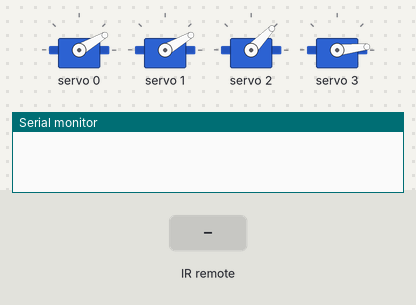
Bench run of a sketch on a simulated Arduino Uno, built with avr-gcc and run on an emulated ATmega328P. Parts: 4 × servo, the last lines printed to the serial monitor. Inputs (shaded band) come from the test bench.

Above: at 1.2 s.
1.3 s: infrared code 0xFF18E7 received
At 1.9 s:
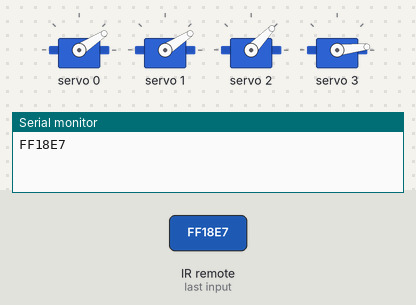
2.8 s: infrared code 0xFF10EF received
At 3.6 s:
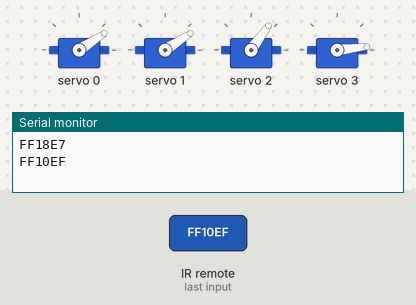
4.4 s: infrared code 0xFF10EF received
At 5.3 s:
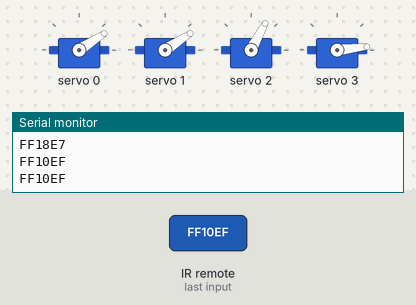
5.9 s: infrared code 0xFF4AB5 received
At 6.9 s:
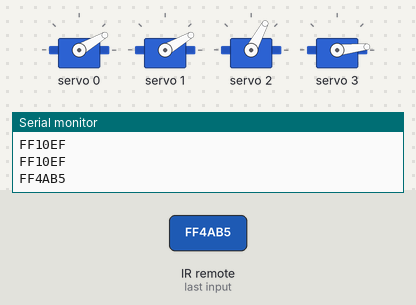
Timing chart, 0 to 8.4 s (numbered marks = the images above; inputs shaded):
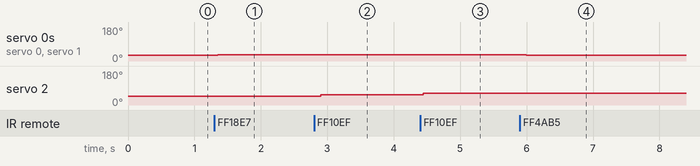

The sketch:

remote_control.ino
```cpp
#include <IRremote.h>
#include <Wire.h>
#include <Adafruit_PWMServoDriver.h>
int RECV_PIN = 10;

Adafruit_PWMServoDriver pwm = Adafruit_PWMServoDriver();
// Depending on your servo make, the pulse width min and max may vary, you
// want these to be as small/large as possible without hitting the hard stop
// for max range. You'll have to tweak them as necessary to match the servos you
// have!
#define SERVOMIN  150 // this is the 'minimum' pulse length count (out of 4096)
#define SERVOMAX  600 // this is the 'maximum' pulse length count (out of 4096)


IRrecv irrecv(RECV_PIN);

decode_results results;

uint16_t pulselen_x=210;
uint16_t pulselen_y=250;
uint16_t pulselen_z=150;

void setup()
{
  Serial.begin(9600);
  irrecv.enableIRIn(); // Start the receiver

  pwm.begin();

  pwm.setPWMFreq(60);  // Analog servos run at ~60 Hz updates

  delay(10);
}

void loop() {
  if (irrecv.decode(&results)) {
    Serial.println(results.value, HEX);
    if (results.value == 0xFF18E7) //上的值
    {
        //first x axis from 210line to 440angle
      pulselen_x+=7;
      if(pulselen_x>=440)
        pulselen_x=440;
      if(pulselen_x<=210)
        pulselen_x=210;
      if (results.value == 0xFFFFFFFF)
      {
        pulselen_x+=20;
        if(pulselen_x>=440)
          pulselen_x=440;
        if(pulselen_x<=210)
          pulselen_x=210;Serial.println("good");
        irrecv.resume(); // Receive the next value
      }
    } else if (results.value == 0xFF4AB5) //下的值
    {
      pulselen_x-=20;
      if(pulselen_x>=440)
        pulselen_x=440;
      if(pulselen_x<=210)
        pulselen_x=210;
        irrecv.resume(); // Receive the next value
      if (results.value == 0xFFFFFFFF)
      {
        pulselen_x-=7;
        if(pulselen_x>=440)
          pulselen_x=440;
        if(pulselen_x<=210)
          pulselen_x=210;Serial.println("good");
        irrecv.resume(); // Receive the next value
      }
    }
    else if (results.value == 0xFF10EF) //左的值
    {
      //then y axis from 250angle to 510line
      pulselen_y+=20;
      if(pulselen_y>=510)
        pulselen_y=510;
      if(pulselen_y<=250)
        pulselen_y=250;
        irrecv.resume(); // Receive the next value
      if (&results.value == 0xFFFFFFFF)
      {
        pulselen_y+=20;
        if(pulselen_y>=510)
          pulselen_y=510;
        if(pulselen_y<=250)
          pulselen_y=250;Serial.println("good");
        irrecv.resume(); // Receive the next value
      }
    }
    else if (results.value == 0xFF5AA5) //右的值
    {
      pulselen_y-=8;
      if(pulselen_y>=510)
        pulselen_y=510;
      if(pulselen_y<=250)
        pulselen_y=250;
        irrecv.resume(); // Receive the next value
      if (results.value == 0xFFFFFFFF)
      {
        pulselen_y-=8;
        if(pulselen_y>=510)
          pulselen_y=510;
        if(pulselen_y<=250)
          pulselen_y=250;Serial.println("good");
        irrecv.resume(); // Receive the next value
      }
    }
    irrecv.resume(); // Receive the next value
  }if(pulselen_y>=510)
          pulselen_y=510;
        if(pulselen_y<=250)
          pulselen_y=250;
  pwm.setPWM(0, 0, pulselen_x);
  pwm.setPWM(1, 0, pulselen_x);
  pwm.setPWM(2, 0, pulselen_y);
  pwm.setPWM(3, 0, pulselen_z);
  delay(100);
}
```

Measured:
- after the input at 1.3 s, servo 0, servo 1: 30° → 33° after 0.05 s
- after the input at 2.8 s, servo 2: 46° → 54° after 0.10 s
- after the input at 4.4 s, servo 2: 54° → 62° after 0.05 s
- after the input at 5.9 s, servo 0: 33° → 30° after 0.09 s; servo 1: 33° → 30° after 0.10 s
